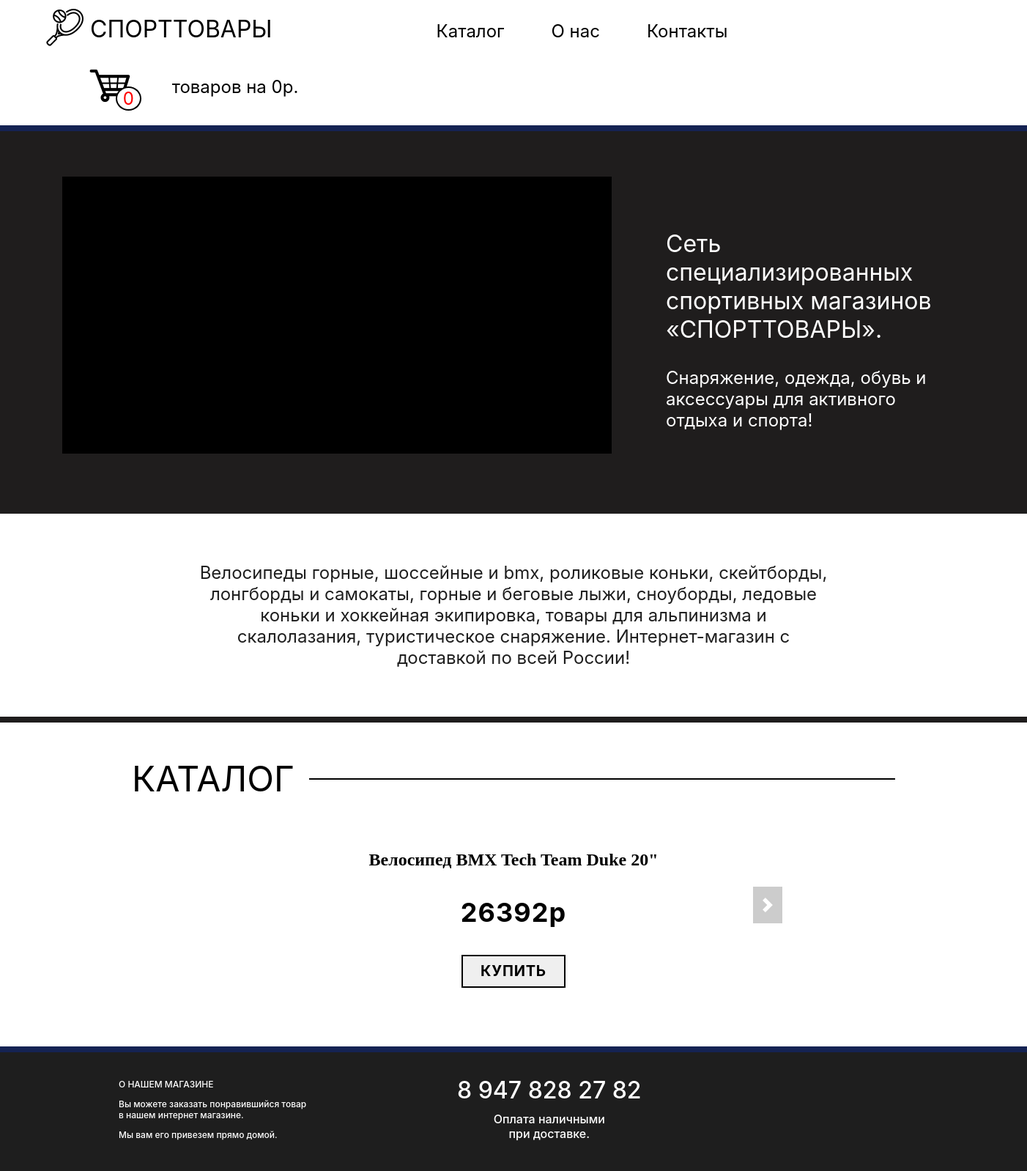
The page / on the database its author committed.
### sportproducts_app/models.py (models this page shows, shortened)
class Product(models.Model):
    title = models.CharField(max_length=500)
    price = models.IntegerField()
    discription = models.CharField(max_length=1000)
    image_url = models.CharField(max_length=1000)
    model = models.CharField(max_length=500)

### sportproducts_app/views.py (the view, shortened to what this page needs)
# urls.py: path('', views.index, name='index'),
def index(request):
    all_products = Product.objects.all()
    my_products_sum = 0
    my_products_count = 0
    for product in MyProduct.objects.all():
        my_products_sum += product.price
    my_products_count = len(MyProduct.objects.all())
    context = {
        'all_products' : all_products,
        "my_products_sum" : my_products_sum,
        "my_products_count" : my_products_count,
    }
    return render(request, 'index.html', context)

### templates/index.html (shortened to what this page needs)
{% load static %}
<!DOCTYPE html>
<html lang="en">
<head>
    <link rel="stylesheet" href="{% static 'style.css' %}">
   <link rel="stylesheet" href="{% static 'itc-slider.css' %}">
</head>
<body>
  <section class="navigation">
    <div class="navigation-logo">
      <img src="/static/img/index/header_2.png" alt="">
      СПОРТТОВАРЫ
    </div>
    <div class="navigation-menu">
        <a class="navigation-item" href="#catalog">Каталог</a>
        <a class="navigation-item" href="#about">О нас</a>
        <a class="navigation-item" href="#contacts">Контакты</a>
    </div>
    <a class="navigation-shopping_cart" href="{% url 'shopping_cart' %}">
      <img src="/static/img/index/header_1.png" alt="">
      <div class="navigation-shopping_cart-products-count">{{my_products_count}}</div>
      товаров на {{my_products_sum}}р.
    </a>
  </section>
  <section class="main-screen" id="about">
    <div class="slideshow">
    </div>
    <div class="main-text">
      <p>Сеть специализированных спортивных магазинов «СПОРТТОВАРЫ».</p>
      <span>Cнаряжение, одежда, обувь и аксессуары для активного отдыха и спорта! </span>
    </div>
  </section>
  <section class="about">
    <p>Велосипеды горные, шоссейные и bmx, роликовые коньки, скейтборды, лонгборды и самокаты, горные и беговые лыжи, сноуборды, ледовые коньки и хоккейная экипировка, товары для альпинизма и скалолазания, туристическое снаряжение. Интернет-магазин с доставкой по всей России!</p>
  </section>
  <section class="catalog" id="catalog">
    <div class="catalog-content">
      <p class="catalog-title">КАТАЛОГ</p>
    </div>
    <div class="catalog-slider">
        <div class="itc-slider catalog-slider" data-slider="itc-slider" data-loop="false" data-autoplay="false">
          <div class="itc-slider-wrapper">
           <div class="itc-slider-items catalog-slider-item">
              {% for product in all_products %}
               <div class="itc-slider-item">
                  <a class="catalog-item-detail" href="{% url 'detail' product.id %}">
                  <h2>{{product.title}} {{product.model}}</h2>
                  </a>
                  <p>{{product.price}}р</p>
                  <form action="{% url 'index' %}" method="post">
                    <input class="catalog-item-buy-btn" type="submit" name="buy_btn" value="КУПИТЬ">
                  </form>
               </div>
              {% endfor %}
            </div>
          </div>
          <button class="itc-slider-btn itc-slider-btn-next"></button>
        </div>
    </div>
  </section>
  <footer id="contacts">
    <div class="footer-part-1">
      <p>О НАШЕМ МАГАЗИНЕ</p>
      <p>Вы можете заказать понравившийся товар в нашем интернет магазине.</p>
      <p>Мы вам его привезем прямо домой.</p>
    </div>
    <div class="footer-part-2">
      <p>8 947 828 27 82</p>
      <span>Оплата наличными <br>при доставке.</span>
    </div>
  </footer>
</body>
</html>

### static/style.css (style rules this page uses)
body { background-color: #1F1D1D; margin: 0; }
.navigation { background-color: white; padding-left: 58px; padding-right: 58px; padding-bottom: 36px; border-bottom: 8px solid #152353; }
.navigation-logo { display: inline-block; font-family: 'Inter'; font-style: normal; font-weight: 400; font-size: 32px; line-height: 39px; display: inline-block; margin: 0; margin-left: 5px; margin-right: 220px; }
.navigation-menu { display: inline-block; }
.navigation-item { font-family: 'Inter'; font-style: normal; font-weight: 400; font-size: 24px; line-height: 29px; color: black; text-decoration: none; margin-right: 60px; }
.navigation-shopping_cart { display: inline-block; font-family: 'Inter'; font-style: normal; font-weight: 400; font-size: 24px; line-height: 29px; text-decoration: none; color: #000; }
.navigation-logo img { transform: translateY(12px); }
.navigation-shopping_cart img { transform: translateY(24px); margin-left: 60px; }
.navigation-shopping_cart-products-count { border: 2px solid black; border-radius: 100%; display: inline-block; padding-left: 8px; padding-right: 8px; text-align: center; color: red; background-color: white; transform: translate(-35px, 16px); }
.main-screen { padding-left: 80px; padding-right: 80px; padding-top: 62px; padding-bottom: 78px; width: 1232px; margin: auto; }
.slideshow { width: 750px; height: 378px; position: relative; overflow: hidden; background: #000; display: inline-block; margin-right: 70px; }
.main-text { font-family: 'Inter'; font-style: normal; font-weight: 400; color: #FFFFFF; display: inline-block; width: 370px; vertical-align: top; margin-top: 40px; }
.main-text p { font-size: 32px; line-height: 39px; }
.main-text span { font-size: 24px; line-height: 29px; }
.about { padding: 66px 268px 66px 268px; background-color: white; border-bottom: 8px solid #1F1D1D; }
.about p { font-family: 'Inter'; font-style: normal; font-weight: 400; font-size: 24px; line-height: 29px; text-align: center; color: #1E1E1E; margin: 0; }
footer { border-top: 8px solid #152353; padding-left: 162px; padding-right: 162px; padding-bottom: 30px; background-color: #1E1E1E; }
.footer-part-1 { font-family: 'Inter'; font-style: normal; font-weight: 500; font-size: 12px; line-height: 15px; color: #FFFFFF; display: inline-block; width: 258px; margin-right: 200px; }
.footer-part-2 { display: inline-block; font-family: 'Inter'; font-style: normal; color: #FFFFFF; text-align: center; }
.footer-part-2 p { font-weight: 500; font-size: 32px; line-height: 39px; margin-bottom: 10px; }
.footer-part-2 span { font-weight: 500; font-size: 16px; line-height: 19px; }
.catalog { padding-left: 180px; padding-right: 180px; padding-top: 76px; padding-bottom: 80px; background-color: #fff; }
.catalog-content { border-top: 2px solid black; }
.catalog-title { font-family: 'Inter'; font-style: normal; font-weight: 400; font-size: 48px; line-height: 58px; color: #000000; margin: 0; transform: translateY(-30px); background-color: #fff; padding-right: 20px; display: inline-block; }
.catalog-slider { width: 734px; margin: 0; margin: auto; background-color: white; }
.catalog-slider-item { width: 578px; margin: auto; text-align: center; }
.catalog-slider-item p { font-family: 'Inter'; font-style: normal; font-weight: 700; font-size: 36px; line-height: 44px; letter-spacing: 0.03em; }
.catalog-item-buy-btn { display: inline-block; border: 2px solid black; padding: 6px 24px 6px 24px; color: #000; font-family: 'Inter'; font-style: normal; font-weight: 700; font-size: 20px; line-height: 29px; letter-spacing: 0.04em; text-decoration: none; }
.catalog-item-detail { text-decoration: none; color: #000; }

### static/itc-slider.css (style rules this page uses)
.itc-slider { position: relative; }
.itc-slider-wrapper { overflow: hidden; }
.itc-slider-items { display: flex; transition: transform 0.5s ease; will-change: transform; }
.itc-slider-item { flex: 0 0 100%; max-width: 100%; user-select: none; will-change: transform; }
.itc-slider-btn { position: absolute; top: 50%; display: flex; justify-content: center; align-items: center; width: 40px; height: 50px; color: #fff; text-align: center; background: rgb(0 0 0 / 20%); border: none; transform: translateY(-50%); cursor: pointer; }
.itc-slider-btn-next { right: 0; }
.itc-slider-btn::before { content: ""; display: inline-block; width: 20px; height: 20px; background: transparent no-repeat center center; background-size: 100% 100%; }

### rows shown on the page
Product: title "Велосипед", model "BMX Tech Team Duke 20\"", price "26392"

### other values the page prints
{{ my_products_count }} "0"
{{ my_products_sum }} "0"
